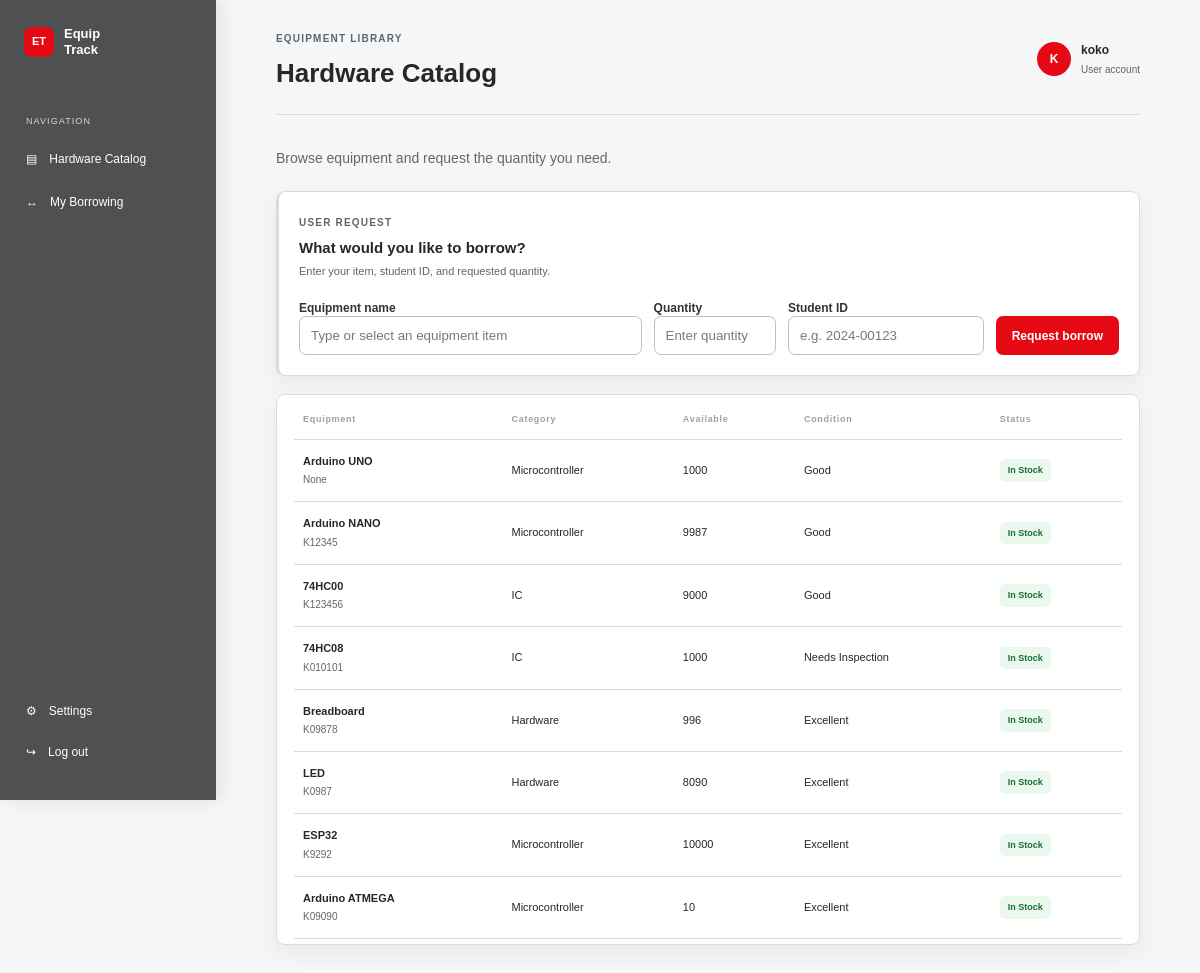
Screenshot of /catalog (signed in) with the database file from the repository.
### tables this page shows
CREATE TABLE hardware (
                item_id INTEGER PRIMARY KEY AUTOINCREMENT,
                item_name TEXT NOT NULL,
                category TEXT NOT NULL,
                quantity INTEGER NOT NULL,
                borrowed_quantity INTEGER NOT NULL DEFAULT 0,
                unit_price REAL NOT NULL,
                status TEXT NOT NULL,
                serial_number TEXT,
                condition TEXT NOT NULL DEFAULT 'Good',
                location TEXT NOT NULL DEFAULT ''
            , minimum_stock INTEGER NOT NULL DEFAULT 5);

### app.py (the view)
@app.get("/catalog")
@login_required
def catalog():
    data = page_data()
    if session["role"] != "ADMIN":
        with db() as connection:
            data["user_request_history"] = connection.execute(
                """
                SELECT r.*, h.item_name
                FROM borrow_requests r
                JOIN hardware h ON h.item_id = r.item_id
                WHERE r.username = ? AND r.status != 'PENDING'
                ORDER BY COALESCE(r.reviewed_at, r.requested_at) DESC
                LIMIT 20
                """,
                (session["username"],),
            ).fetchall()
            data["user_active_borrowed"] = connection.execute(
                """
                SELECT b.*, h.item_name,
                       rr.status AS return_status
                FROM borrow_records b
                JOIN hardware h ON h.item_id = b.item_id
                LEFT JOIN return_requests rr
                    ON rr.borrow_id = b.borrow_id AND rr.status = 'PENDING'
                WHERE b.student_name = ? AND b.returned_at IS NULL AND b.quantity > 0
                ORDER BY b.borrowed_at DESC
                """,
                (session["username"],),
            ).fetchall()
    else:
        data["user_request_history"] = []
        data["user_active_borrowed"] = []
    edit_item_id = request.args.get("edit", type=int)
    if edit_item_id and session["role"] == "ADMIN":
        with db() as connection:
            data["edit_item"] = connection.execute(
                "SELECT * FROM hardware WHERE item_id = ?", (edit_item_id,)
            ).fetchone()
    else:
        data["edit_item"] = None
    if session["role"] != "ADMIN":
        data["items"] = [item for item in data["items"] if item["quantity"] > 0]
    return render_template("catalog.html", **data)

### app.py (called while the page is built)
def db():
    connection = sqlite3.connect(
        app.config["DATABASE"], timeout=10, isolation_level=None
    )
    connection.execute("PRAGMA busy_timeout = 10000")
    connection.row_factory = sqlite3.Row
    return connection

def login_required(view):
    @wraps(view)
    def wrapped(*args, **kwargs):
        if "username" not in session:
            return redirect(url_for("login"))
        return view(*args, **kwargs)
    return wrapped

@app.before_request
def ensure_db():
    if not getattr(app, "_database_ready", False):
        prepare_database()
        app._database_ready = True

### web/templates/catalog.html (shortened to what this page needs)
{% extends "page_shell.html" %}
{% block page_label %}EQUIPMENT LIBRARY{% endblock %}
{% block page_title %}Hardware Catalog{% endblock %}
{% block content %}
<div class="page-intro">
    <p>Browse equipment and request the quantity you need.</p></div>
{% if role == 'USER' %}
<div class="card borrow-request-card">
    <div class="card-head">
        <div>
            <small class="section-label">USER REQUEST</small>
            <h3>What would you like to borrow?</h3>
            <p class="form-note">Enter your item, student ID, and requested quantity.</p>
        </div>
    </div>
    <form class="borrow-form" method="post" action="{{ url_for('borrow') }}">
        <label>
            Equipment name
            <input name="item_name" list="equipment-options" required placeholder="Type or select an equipment item">
        </label>
        <label>
            Quantity
            <input name="quantity" type="number" min="1" required placeholder="Enter quantity">
        </label>
        <label>
            Student ID
            <input name="student_id" required placeholder="e.g. 2024-00123">
        </label>
        <button type="submit" class="btn green">Request borrow</button>
    </form>
</div>
{% endif %}
<div class="card table-card">
    <table>
        <thead>
            <tr>
                <th>Equipment</th>
                <th>Category</th>
                <th>Available</th>
                <th>Condition</th>
                <th>Status</th>
            </tr>
        </thead>
        <tbody>
            {% for item in items %}
            <tr>
                <td>
                    <b>{{ item.item_name }}</b>
                    <small>{{ item.serial_number or 'No serial number' }}</small>
                </td>
                <td>{{ item.category }}</td>
                <td>{{ item.quantity }}</td>
                <td>{{ item.condition }}</td>
                <td>
                    <span class="status {{ 'warn' if item.quantity <= 5 else 'ok' }}">{{ item.status }}</span>
                </td>
            </tr>
            {% else %}
            <tr>
                <td colspan="7" class="empty">No available equipment items.</td>
            </tr>
            {% endfor %}
        </tbody>
    </table>
</div>
{% endblock %}

### web/templates/page_shell.html (shortened to what this page needs)
<!doctype html>
<html lang="en">
<head>
    <link rel="stylesheet" href="{{ url_for('static', filename='styles.css') }}">
</head>
<body class="dashboard-page">
    <aside class="rail">
        <div class="rail-brand">
            <span class="logo">ET</span>
            <b>Equip<br>Track</b>
        </div>
        <small>NAVIGATION</small>
        <a href="{{ url_for('catalog') }}">▤ <span>Hardware Catalog</span></a>
        {% if role == 'USER' %}
        <a href="{{ url_for('my_borrowing') }}">↔ <span>My Borrowing</span></a>
        {% endif %}
        <div class="rail-bottom">
            <a href="{{ url_for('settings') }}">⚙ <span>Settings</span></a>
            <a class="logout-link" href="{{ url_for('logout') }}" onclick="return window.confirm('Are you sure you want to log out?');">↪ <span>Log out</span></a>
        </div>
    </aside>
    <main class="dash-main">
        <header class="dash-header">
            <div>
                <small class="section-label">{% block page_label %}{% endblock %}</small>
                <h1>{% block page_title %}{% endblock %}</h1>
            </div>
            <div class="profile">
                <span class="avatar">{{ session.username[0]|upper }}</span>
                <span>
                    <b>{{ session.username }}</b>
                    <small>{{ role|title }} account</small>
                </span>
            </div>
        </header>
        <section class="dash-section">
            {% block content %}{% endblock %}
        </section>
    </main>
</body>
</html>

### rows the page displays
hardware: item_name "Arduino UNO", serial_number "None", category "Microcontroller", quantity "1000", condition "Good", status "In Stock"
hardware: item_name "Arduino NANO", serial_number "K12345", category "Microcontroller", quantity "9987", condition "Good", status "In Stock"
hardware: item_name "74HC00", serial_number "K123456", category "IC", quantity "9000", condition "Good", status "In Stock"
hardware: item_name "74HC08", serial_number "K010101", category "IC", quantity "1000", condition "Needs Inspection", status "In Stock"
hardware: item_name "Breadboard", serial_number "K09878", category "Hardware", quantity "996", condition "Excellent", status "In Stock"
hardware: item_name "LED", serial_number "K0987", category "Hardware", quantity "8090", condition "Excellent", status "In Stock"
hardware: item_name "ESP32", serial_number "K9292", category "Microcontroller", quantity "10000", condition "Excellent", status "In Stock"
hardware: item_name "Arduino ATMEGA", serial_number "K09090", category "Microcontroller", quantity "10", condition "Excellent", status "In Stock"

### other values shown
{{ session.username[0]|upper }} "K"
{{ session.username }} "koko"
{{ role|title }} "User"
